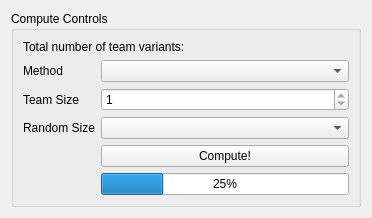
<?xml version="1.0" encoding="UTF-8"?>
<ui version="4.0">
 <class>Form</class>
 <widget class="QWidget" name="Form">
  <property name="geometry">
   <rect>
    <x>0</x>
    <y>0</y>
    <width>372</width>
    <height>204</height>
   </rect>
  </property>
  <property name="windowTitle">
   <string>Form</string>
  </property>
  <layout class="QGridLayout" name="gridLayout">
   <item row="1" column="0">
    <widget class="QGroupBox" name="computeControls_groupBox">
     <property name="title">
      <string>Compute Controls</string>
     </property>
     <layout class="QFormLayout" name="formLayout">
      <item row="1" column="0">
       <widget class="QLabel" name="computeMethod_label">
        <property name="text">
         <string>Method</string>
        </property>
       </widget>
      </item>
      <item row="1" column="1">
       <widget class="QComboBox" name="computeMethod_comboBox"/>
      </item>
      <item row="2" column="0">
       <widget class="QLabel" name="teamSize_label">
        <property name="text">
         <string>Team Size</string>
        </property>
       </widget>
      </item>
      <item row="2" column="1">
       <widget class="QSpinBox" name="teamSize_spinBox">
        <property name="readOnly">
         <bool>false</bool>
        </property>
        <property name="minimum">
         <number>1</number>
        </property>
        <property name="maximum">
         <number>1</number>
        </property>
        <property name="value">
         <number>1</number>
        </property>
       </widget>
      </item>
      <item row="4" column="1">
       <widget class="QPushButton" name="compute_pushButton">
        <property name="text">
         <string>Compute!</string>
        </property>
       </widget>
      </item>
      <item row="6" column="1">
       <widget class="QProgressBar" name="compute_progressBar">
        <property name="autoFillBackground">
         <bool>false</bool>
        </property>
        <property name="value">
         <number>25</number>
        </property>
        <property name="textVisible">
         <bool>true</bool>
        </property>
        <property name="invertedAppearance">
         <bool>false</bool>
        </property>
       </widget>
      </item>
      <item row="0" column="0" colspan="2">
       <widget class="QLabel" name="compute_info_label">
        <property name="text">
         <string>Total number of team variants:</string>
        </property>
       </widget>
      </item>
      <item row="3" column="1">
       <widget class="QComboBox" name="randomSize_comboBox"/>
      </item>
      <item row="3" column="0">
       <widget class="QLabel" name="label">
        <property name="text">
         <string>Random Size</string>
        </property>
       </widget>
      </item>
     </layout>
    </widget>
   </item>
  </layout>
 </widget>
 <resources/>
 <connections/>
</ui>
